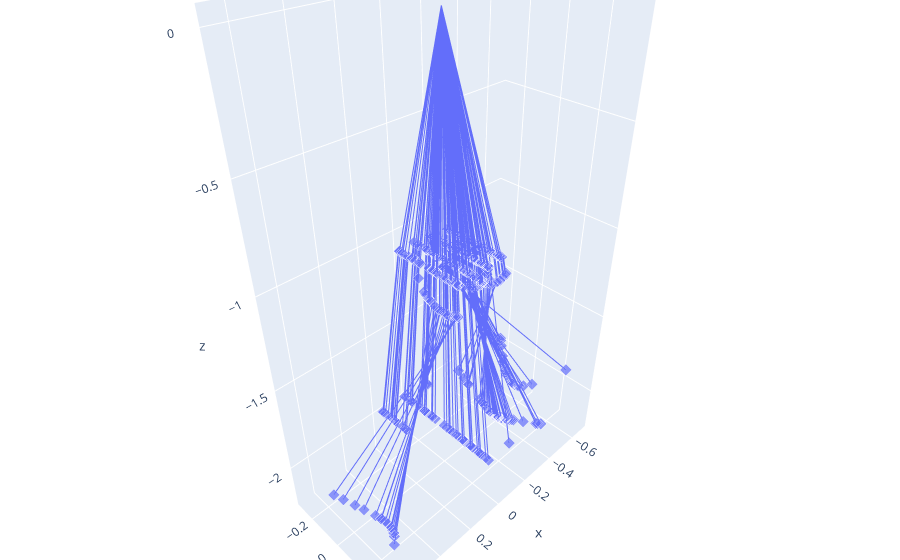

The cell this chart's notebook holds for it:
### Code cell
import visu3d as v3d 

idx = 100
# poss = np.concatenate((r0[valid][::idx, :3], r1[::idx, :3]),axis=0)
# dirss = np.concatenate((r0[valid][::idx, 3:], r1[::idx, 3:]),axis=0)
viz = visu3d_tracer([r0[::idx],r2[::idx], r4_batch[::idx]])
# viz = visu3d_tracer([r0[::idx],r2[::idx], r4[::idx]])

viz.fig

### Figure 1 — Plotly figure (JSON) as saved in the notebook; plotly's stock layout.template omitted (floating-point values rounded to 4 significant figures; data arrays with more than 128 entries replaced by an {"elided": "..."} marker saying what was removed)
{"data": [{"legendgroup": "Ray 0", "marker": {"size": {"elided": "1500 int values"}, "symbol": "diamond"}, "mode": "lines+markers", "name": "Ray 0", "showlegend": false, "type": "scatter3d", "x": {"elided": "1500 float values"}, "y": {"elided": "1500 float values"}, "z": {"elided": "1500 float values"}}, {"marker": {"color": "rgba(0, 0, 0, 0.0)", "size": 0.01}, "showlegend": false, "type": "scatter3d", "x": [0], "y": [0], "z": [0]}], "layout": {"legend": {"y": 0.96}, "margin": {"b": 0, "l": 0, "r": 0, "t": 0}, "scene": {"aspectmode": "data"}}}
